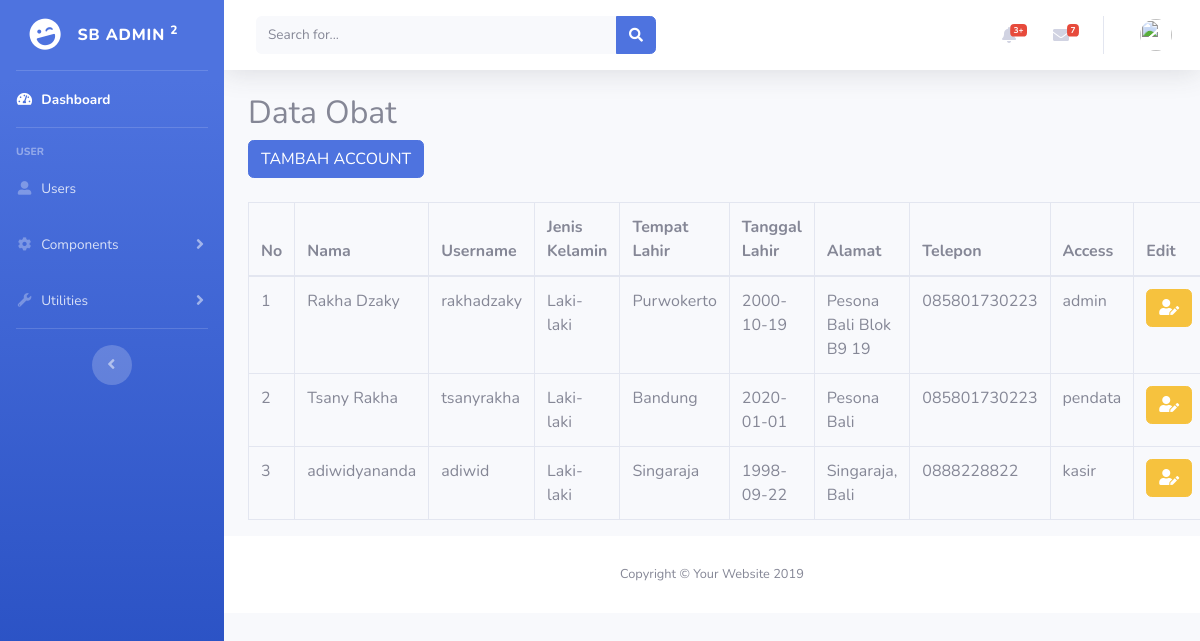
The app's page /index.php/admin/users, older data.
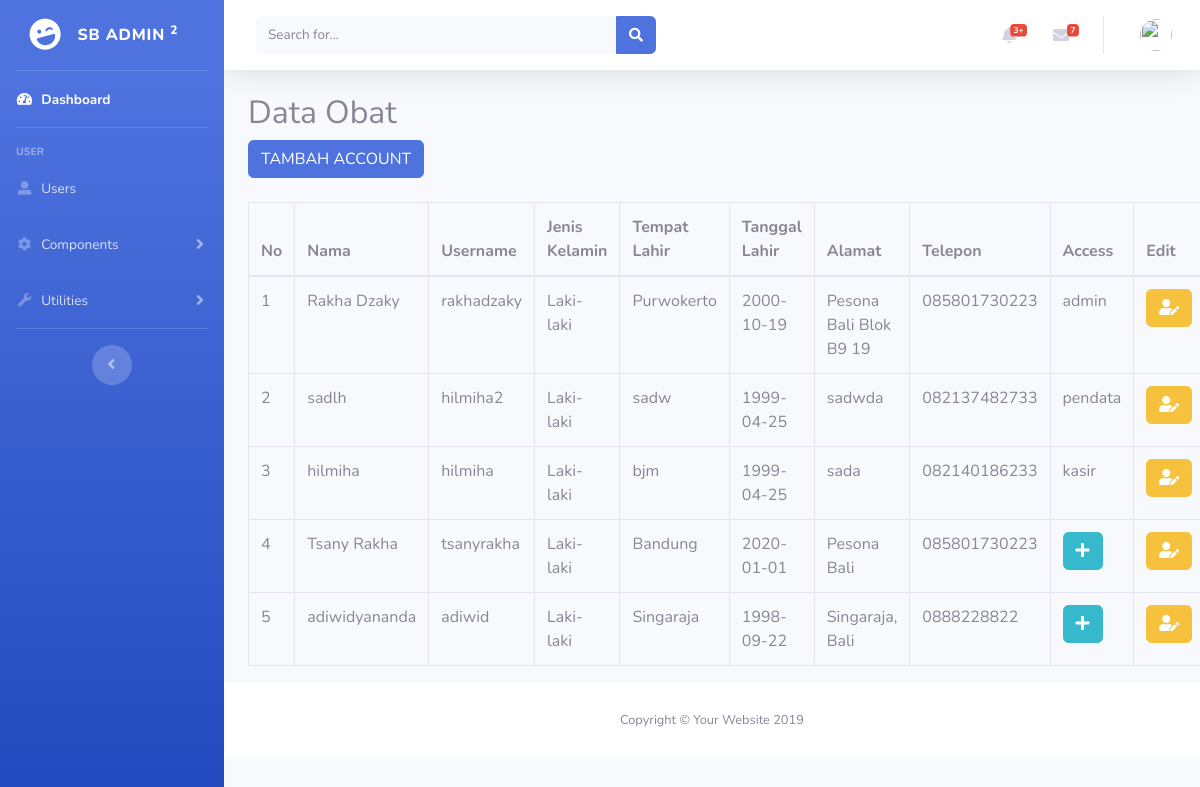
The same page, newer data.
### tables this page shows
CREATE TABLE `access` (
  `id_access` int(11) NOT NULL,
  `id_user` int(11) NOT NULL,
  `access` varchar(20) NOT NULL
);

CREATE TABLE `users` (
  `id_user` int(11) NOT NULL,
  `nama` varchar(255) NOT NULL,
  `jenis_kelamin` varchar(100) NOT NULL,
  `tempat_lahir` varchar(100) NOT NULL,
  `tgl_lahir` date NOT NULL,
  `alamat` text NOT NULL,
  `no_hp` varchar(20) NOT NULL,
  `username` varchar(100) NOT NULL,
  `password` varchar(100) NOT NULL
);

### application/controllers/Admin.php (called while the page is built, shortened)
<?php
class Admin extends CI_Controller{
	function __construct(){
		$this->load->model('m_admin');
	}
    public function users(){
        $data['judul'] = 'Apotek24 - Admin';
        $data_user = $this->m_admin->get_user_and_access();
        $this->load->view('admin/templates/sidebar', $data);
		$this->load->view('admin/templates/header', $data);
		$this->load->view('admin/body/user', ['data'=>$data_user]);
		$this->load->view('admin/templates/footer');
	}
}

### index.php (called while the page is built, shortened)
<?php
require_once BASEPATH.'core/CodeIgniter.php';

### application/models/m_admin.php (called while the page is built, shortened)
<?php
class M_admin extends CI_Model{
	function get_user_and_access(){
                $builder = $this->db;
                $builder->from('users');
                $builder->select('users.*, access.access');
                $builder->join('access', 'users.id_user = access.id_user', 'left');
                return $builder->get()->result();
        }
}

### application/views/admin/body/user.php (the view, shortened to what this page needs)
<div class="container">
    <div class="box">
      <h2>Data Obat</h2>
      <button type="button" class="btn btn-primary" data-toggle="modal" data-target="#btnTambah">TAMBAH ACCOUNT</button>
      <br><br>
      <table class="table table-bordered" id="table">
        <thead>
          <tr>
            <th>No</th>
            <th>Nama</th>
            <th>Username</th>
            <th>Jenis Kelamin</th>
            <th>Tempat Lahir</th>
            <th>Tanggal Lahir</th>
            <th>Alamat</th>
            <th>Telepon</th>
            <th>Access</th>
            <th>Edit</th>
          </tr>
        </thead>
        <tbody>
          <?php $no=1; foreach ($data as $d ) {?>
          <tr>
              <td><?php echo $no++ ?></td>
              <td><?php echo $d->nama?></td>
              <td><?php echo $d->username ?></td>
              <td><?php echo $d->jenis_kelamin ?></td>
              <td><?php echo $d->tempat_lahir ?></td>
              <td><?php echo $d->tgl_lahir ?></td>
              <td><?php echo $d->alamat ?></td>
              <td><?php echo $d->no_hp ?></td>
              <td>
                <?php
                  if($d->access != ""){
                    echo $d->access;
                  }else{ ?>
                    <button class="btn btn-info" data-toggle="modal" data-target="#btnTambah<?= $d->id_user ?>"><span class="fas fa-plus"></span></button>
                  <?php } ?>
              </td>
              <td><button type="button" class="btn btn-warning" data-toggle="modal" data-target="#edit<?php echo $d->id_user ?>"><i class="fas fa-user-edit"></i></button></td>
          </tr>
          <?php } ?>
        </tbody>
      </table>
    </div>
  </div>
</body>
</html>

### application/views/admin/templates/sidebar.php (shortened to what this page needs)
<!DOCTYPE html>
<html lang="en">
<head>
    <link href="<?= base_url(); ?>/assets/vendor/fontawesome-free/css/all.min.css" rel="stylesheet" type="text/css">
    <link href="<?= base_url(); ?>/assets/css/sb-admin-2.min.css" rel="stylesheet">
</head>
<body id="page-top">
  <div id="wrapper">
    <ul class="navbar-nav bg-gradient-primary sidebar sidebar-dark accordion" id="accordionSidebar">
      <a class="sidebar-brand d-flex align-items-center justify-content-center" href="index.html">
        <div class="sidebar-brand-icon rotate-n-15">
          <i class="fas fa-laugh-wink"></i>
        </div>
        <div class="sidebar-brand-text mx-3">SB Admin <sup>2</sup></div>
      </a>
      <hr class="sidebar-divider my-0">
      <li class="nav-item active">
        <a class="nav-link" href="index.html">
          <i class="fas fa-fw fa-tachometer-alt"></i>
          <span>Dashboard</span></a>
      </li>
      <hr class="sidebar-divider">
      <div class="sidebar-heading">
        User
      </div>
      <li class="nav-item">
        <a class="nav-link" href="<?= base_url(); ?>admin/users">
          <i class="fas fa-fw fa-user-alt"></i>
          <span>Users</span></a>
      </li>
      <li class="nav-item">
        <a class="nav-link collapsed" href="#" data-toggle="collapse" data-target="#collapseTwo" aria-expanded="true" aria-controls="collapseTwo">
          <i class="fas fa-fw fa-cog"></i>
          <span>Components</span>
        </a>
      </li>
      <li class="nav-item">
        <a class="nav-link collapsed" href="#" data-toggle="collapse" data-target="#collapseUtilities" aria-expanded="true" aria-controls="collapseUtilities">
          <i class="fas fa-fw fa-wrench"></i>
          <span>Utilities</span>
        </a>
      </li>
      <hr class="sidebar-divider">
      <div class="text-center d-none d-md-inline">
        <button class="rounded-circle border-0" id="sidebarToggle"></button>
      </div>
    </ul>

### application/views/admin/templates/header.php (shortened to what this page needs)
<div id="content-wrapper" class="d-flex flex-column">
  <div id="content">
    <nav class="navbar navbar-expand navbar-light bg-white topbar mb-4 static-top shadow">
      <form class="d-none d-sm-inline-block form-inline mr-auto ml-md-3 my-2 my-md-0 mw-100 navbar-search">
        <div class="input-group">
          <input type="text" class="form-control bg-light border-0 small" placeholder="Search for..." aria-label="Search" aria-describedby="basic-addon2">
          <div class="input-group-append">
            <button class="btn btn-primary" type="button">
              <i class="fas fa-search fa-sm"></i>
            </button>
          </div>
        </div>
      </form>
      <ul class="navbar-nav ml-auto">
        <li class="nav-item dropdown no-arrow mx-1">
          <a class="nav-link dropdown-toggle" href="#" id="alertsDropdown" role="button" data-toggle="dropdown" aria-haspopup="true" aria-expanded="false">
            <i class="fas fa-bell fa-fw"></i>
            <span class="badge badge-danger badge-counter">3+</span>
          </a>
        </li>
        <li class="nav-item dropdown no-arrow mx-1">
          <a class="nav-link dropdown-toggle" href="#" id="messagesDropdown" role="button" data-toggle="dropdown" aria-haspopup="true" aria-expanded="false">
            <i class="fas fa-envelope fa-fw"></i>
            <span class="badge badge-danger badge-counter">7</span>
          </a>
        </li>
        <li class="nav-item dropdown no-arrow">
          <a class="nav-link dropdown-toggle" href="#" id="userDropdown" role="button" data-toggle="dropdown" aria-haspopup="true" aria-expanded="false">
            <img class="img-profile rounded-circle" src="https://source.unsplash.com/QAB-WJcbgJk/60x60">
          </a>
        </li>
      </ul>
    </nav>

### application/views/admin/templates/footer.php (shortened to what this page needs)
<footer class="sticky-footer bg-white">
        <div class="container my-auto">
          <div class="copyright text-center my-auto">
            <span>Copyright &copy; Your Website 2019</span>
          </div>
        </div>
      </footer>
</body>
</html>

Row changes from the older to the newer data that the page shows:
changed access "pendata": id_user.nama "Tsany Rakha" → "sadlh"; id_user.username "tsanyrakha" → "hilmiha2"; id_user.tempat_lahir "Bandung" → "sadw"; id_user.tgl_lahir "2020-01-01" → "1999-04-25"; id_user.alamat "Pesona Bali" → "sadwda"; id_user.no_hp "085801730223" → "082137482733"
changed access "kasir": id_user.nama "adiwidyananda" → "hilmiha"; id_user.username "adiwid" → "hilmiha"; id_user.tempat_lahir "Singaraja" → "bjm"; id_user.tgl_lahir "1998-09-22" → "1999-04-25"; id_user.alamat "Singaraja, Bali" → "sada"; id_user.no_hp "0888228822" → "082140186233"
now on this page (row unchanged): users: nama "Tsany Rakha", username "tsanyrakha", jenis_kelamin "Laki-laki", tempat_lahir "Bandung", tgl_lahir "2020-01-01", alamat "Pesona Bali", no_hp "085801730223"
now on this page (row unchanged): users: nama "adiwidyananda", username "adiwid", jenis_kelamin "Laki-laki", tempat_lahir "Singaraja", tgl_lahir "1998-09-22", alamat "Singaraja, Bali", no_hp "0888228822"
